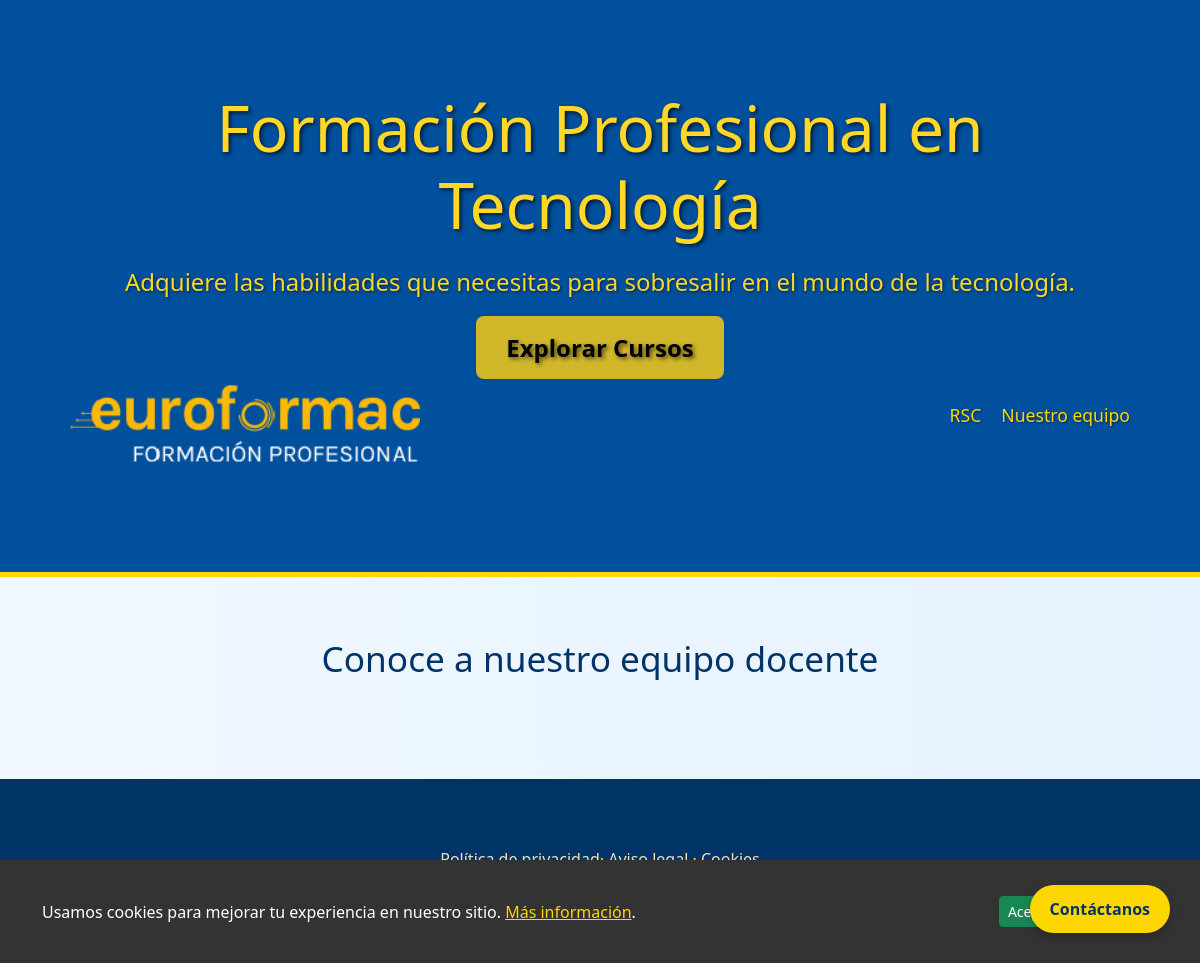
The page /nosotros/equipo on the database as committed earlier.
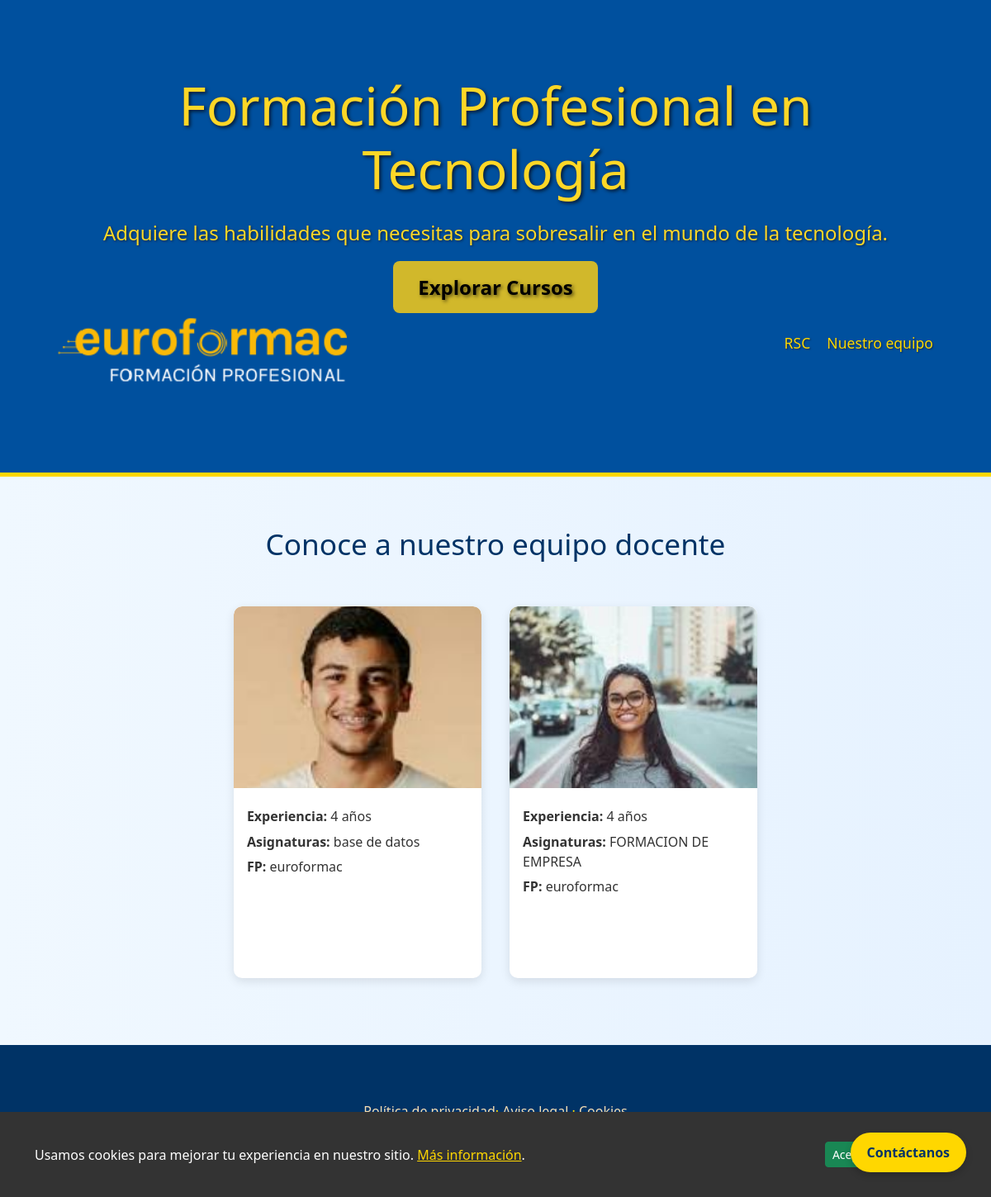
The same page on the database as committed later.
### inicio/models.py (models this page shows, shortened)
class Profesor(models.Model):
    nombre = models.CharField(max_length=100)
    apellido = models.CharField(max_length=100, default='Sin apellido')
    slug = models.SlugField(unique=True)
    experiencia = models.IntegerField()
    asignaturas = models.CharField(max_length=255)
    fp = models.CharField(max_length=100)
    imagen = models.ImageField(upload_to='imagenes_profesores/')
    centros_trabajo = models.TextField()
    formacion = models.TextField()

### inicio/views.py (the view)
# urls.py: path('equipo', views.equipo, name='equipo'),
def equipo(request):
    profesores = Profesor.objects.all()
    return render(request, 'equipo.html', {'profesores': profesores})

### inicio/templates/equipo.html
{% extends "base.html" %}
{% block content %}
<div class="equipo-container">
  <h2>Conoce a nuestro equipo docente</h2>
  {% for profesor in profesores %}
    <a href="{% url 'profesor_detalle' slug=profesor.slug %}" class="profesor-card">
      <img src="{{ profesor.imagen.url }}" alt="{{ profesor.nombre }}" class="foto-profesor">
      <div class="info-profesor">
        <p><strong>Experiencia:</strong> {{ profesor.experiencia }} años</p>
        <p><strong>Asignaturas:</strong> {{ profesor.asignaturas }}</p>
        <p><strong>FP:</strong> {{ profesor.fp }}</p>
      </div>
    </a>
  {% endfor %}
</div>
{% endblock %}

### inicio/templates/base.html (shortened to what this page needs)
<!DOCTYPE html>
<html lang="es">
<head>
    {% load static %}
    <link rel="stylesheet" href="{% static 'estilos/style.css' %}">
    <link rel="stylesheet" href="{% static 'estilos/menu.css' %}">
    <link rel="stylesheet" href="{% static 'estilos/contacto.css' %}">
    <link rel="stylesheet" href="{% static 'estilos/inicio.css' %}">
    <link rel="stylesheet" href="{% static 'estilos/pregunta.css' %}">
    <link rel="stylesheet" href="{% static 'estilos/reseña.css' %}">
    <link rel="stylesheet" href="{% static 'estilos/nosotros.css' %}">
    <link rel="stylesheet" href="{% static 'estilos/equipo.css' %}">
    <link href="https://cdn.jsdelivr.net/npm/bootstrap@5.3.0/dist/css/bootstrap.min.css" rel="stylesheet">
</head>
<body class="{% block body_class %}{% endblock %}">
    <header class="header-container">
        <div class="video-background">
            <video autoplay muted loop playsinline>
                <source src="{% static 'estilos/video1.mp4' %}" type="video/mp4">
            </video>
        </div>
        <div class="container">
            <h1>Formación Profesional en Tecnología</h1>
            <p>Adquiere las habilidades que necesitas para sobresalir en el mundo de la tecnología.</p>
            <a href="https://fpeuroformac.com/" class="btn-primary" target="_blank" rel="noopener noreferrer">Explorar Cursos</a>
            <nav class="navbar">
                <div class="container">
                    <a href="{% url 'inicio' %}" class="logo"><img src="{% static 'imagenes/euro.png' %}" alt="FP EUROFORMAC Logo" style="height: 80px;" /></a>
                    <ul class="menu">
                        <li><a href="#cursos">RSC</a></li>
                        <li><a href="{% url 'equipo' %}">Nuestro equipo</a></li>
                    </ul>
                </div>
            </nav>
        </div>
    </header>
    <div class="separator"></div>
    {% block content %}
    {% endblock %}
    <footer class="footer text-faded text-center py-5">
        <div class="container">
            <p class="m-0 mbt">
                <a href="{% url 'politicas' %}" class="link" style="color: wheat;">Política de privacidad</a>·
                <a href="{% url 'avisos' %}" class="link" style="color: wheat;">Aviso legal</a> ·
                <a href="{% url 'cockies' %}" class="link" style="color: wheat;">Cookies</a>
            </p>
            <p class="m-0 mbt1">&copy; FPEUROFORMA 2025</p>
        </div>
    </footer>
    <div id="cookie-banner" style="position: fixed; bottom: 0; left: 0; right: 0; background-color: #333; color: #fff; padding: 1rem; z-index: 1000; display: none;">
        <div class="container d-flex justify-content-between align-items-center flex-wrap">
            <p class="mb-2 mb-md-0">
                Usamos cookies para mejorar tu experiencia en nuestro sitio.
                <a href="{% url 'cockies' %}" style="color: #FFD700; text-decoration: underline;">Más información</a>.
            </p>
            <div>
                <button id="accept-cookies" class="btn btn-success btn-sm me-2">Aceptar</button>
                <button id="reject-cookies" class="btn btn-danger btn-sm">Rechazar</button>
            </div>
        </div>
    </div>
    <a href="{% url 'contacto' %}" class="floating-button {% if request.path == '/contacto/' %}active{% endif %}">Contáctanos</a>
</body>
</html>

### inicio/static/estilos/style.css (style rules this page uses)
* { margin: 0; padding: 0; box-sizing: border-box; }
.container { width: 80%; margin: 0 auto; padding: 20px; }
header { background-color: #00509E; padding: 40px 0; text-align: center; }
header h1 { font-size: 3em; margin-bottom: 20px; }
header p { font-size: 1.2em; margin-bottom: 30px; }
header .btn-primary { background-color: #FFD700; color: #003366; padding: 15px 30px; text-decoration: none; font-size: 1.2em; border-radius: 5px; transition: background-color 0.3s; }
footer { background-color: #003366; color: #FFD700; text-align: center; padding: 20px 0; }
footer p { font-size: 1em; }
.floating-button { position: fixed; bottom: 30px; right: 30px; background-color: #FFD700; color: #003366; padding: 12px 20px; border-radius: 50px; text-decoration: none; font-weight: bold; box-shadow: 0 4px 8px rgba(0,0,0,0.2); transition: background-color 0.3s; z-index: 1000; }

### inicio/static/estilos/menu.css (style rules this page uses)
.navbar { color: #FFD700; position: relative; z-index: 10; }
.navbar .container { display: flex; align-items: center; justify-content: space-between; position: relative; padding: 10px 20px; }
.logo { font-size: 1.5em; font-weight: bold; color: #FFD700; text-shadow: 2px 2px 4px rgba(0, 0, 0, 0.7); }
.menu { list-style: none; display: flex; gap: 20px; }
.menu li a { text-decoration: none; color: #FFD700; font-size: 1.1em; text-shadow: 1px 1px 2px rgba(0, 0, 0, 0.5); }
.header-container { position: relative; z-index: 1; }
.video-background { position: absolute; top: 0; left: 0; width: 100%; height: 100%; z-index: -1; }
video { object-fit: cover; width: 100%; height: 100%; }
header .container { position: relative; z-index: 10; color: rgb(255, 215, 39); text-align: center; padding: 50px 20px; }
header h1 { font-size: 4em; text-shadow: 2px 2px 4px rgba(0, 0, 0, 0.7); }
header p { font-size: 1.5em; text-shadow: 1px 1px 3px rgba(0, 0, 0, 0.6); }
header .btn-primary { padding: 15px 30px; background-color: #d1b82b; color: #000000; text-decoration: none; font-size: 1.5em; border-radius: 8px; text-shadow: 2px 2px 4px rgba(0, 0, 0, 0.6); font-weight: bold; }
.separator { width: 100%; height: 5px; background-color: #FFD700; box-shadow: 0 6px 10px rgba(0, 0, 0, 0.4); z-index: 3; }

### inicio/static/estilos/pregunta.css (style rules this page uses)
a { color: #007bff; text-decoration: none; font-weight: 500; }

### inicio/static/estilos/equipo.css (style rules this page uses)
.equipo-container { padding: 60px 20px; text-align: center; background: linear-gradient(to right, #f0f8ff, #e6f2ff); font-family: 'Segoe UI', Tahoma, Geneva, Verdana, sans-serif; }
.equipo-container h2 { font-size: 2.2rem; margin-bottom: 40px; color: #003366; }
.equipo-container .profesor-card { display: inline-block; width: 300px; margin: 15px; text-decoration: none; background: #ffffff; border-radius: 10px; overflow: hidden; box-shadow: 0 4px 12px rgba(0, 0, 0, 0.1); color: #333; transition: transform 0.2s ease, box-shadow 0.2s ease; height: 450px; }
.foto-profesor { width: 100%; height: 220px; object-fit: cover; border-top-left-radius: 10px; border-top-right-radius: 10px; }
.info-profesor { padding: 1rem; text-align: left; flex-direction: column; justify-content: space-between; }
.info-profesor p { margin: 0.4rem 0; }

Rows that differ between the two databases and show on the page:
added Profesor: imagen (picture), experiencia "4", asignaturas "base de datos", fp "euroformac"
added Profesor: imagen (picture), experiencia "4", asignaturas "FORMACION DE EMPRESA", fp "euroformac"
